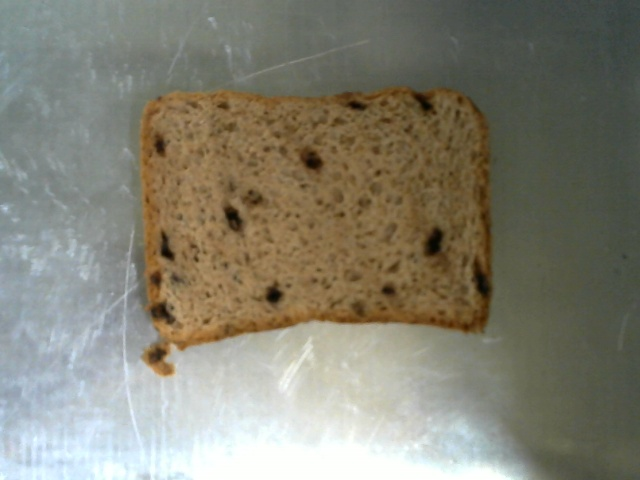
#> input picture img.jpg, 640 x 480 px, given in place of the camera
$ python Exam2.py
#> lines starting #> are read from the running program, lines starting #| are printed output that depends on the picture; after the words box and inside, x2 and y2 are one past the last pixel; in counts of white or black regions, pixels touching at a corner belong together
import cv2
import numpy as np
import matplotlib.pyplot as plt
import sys
import math

height = 480
width = 640

frame_width = 640
frame_height = 480
video_capture = cv2.VideoCapture(1)

video_capture.set(cv2.CAP_PROP_FRAME_WIDTH, frame_width)
video_capture.set(cv2.CAP_PROP_FRAME_HEIGHT, frame_height)
# using flag value
video_capture.set(3, frame_width)
video_capture.set(4, frame_height)

while(video_capture.isOpened()):
    ret, frame = video_capture.read()
#> frame is the input picture: shape (480, 640, 3); mean B, G, R 114.7, 129.1, 131.5

    # [5 lines of commented-out code are left out]
    img = frame
    img = cv2.resize(img, (width, height))
    HSV = cv2.cvtColor(img, cv2.COLOR_RGB2HSV)
#> HSV: shape (480, 640, 3); mean H, S, V 70.9, 55.3, 137.3
    img_back = frame

    muy = 0
    arr_green = np.zeros((361,), np.uint32)
    for i in range(0, img.shape[0]):
        for j in range(0, img.shape[1]):
            k = HSV[i, j]
            muy = muy + k[0]
            arr_green[k[0]] = arr_green[k[0]] + 1
#> after the loop, arr_green = 361 values, max 27435 at index 102, min 0 at index 1, mean 851; muy = 21785562
    hist = arr_green.ravel()
#> hist has the same summary as arr_green

    muy = muy / (HSV.shape[1] * HSV.shape[0])
#> muy = 70.92

    w, h = HSV.shape[:2]
#> w = 480; h = 640
    temp = 0.0
    for x in range(0, HSV.shape[0]):
        for y in range(0, HSV.shape[1]):
            k = HSV[x, y]
            temp = temp + (muy - k[0]) ** 2
#> after the loop, temp = 271071548.3
    sigma = math.sqrt(temp / w / h)
#> sigma = 29.71

    img_mask = np.zeros((w, h), np.uint16)
    for x in range(0, HSV.shape[0]):
        for y in range(0, HSV.shape[1]):
            k = HSV[x, y]
            if (k[0] > muy - sigma) and (k[0] < muy + sigma):
                img_mask[x, y] = 1
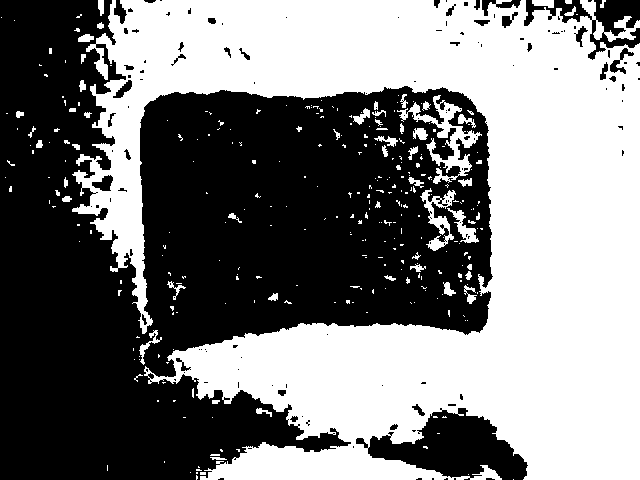
#> img_mask: shape (480, 640) uint16; values 0 (black) and 1 (white), 49.2% white; 308 white regions (251 under 20 px), largest, box (x1, y1, x2, y2) and area: (72, 0, 640, 480) 143870, (397, 95, 482, 184) 1850, (420, 188, 456, 251) 772

    img_result = img.copy()
    for x in range(0, HSV.shape[0]):
        for y in range(0, HSV.shape[1]):
            if img_mask[x, y] == 1:
                img_result[x, y] = img_back[x, y]

    kernel = np.ones((5, 5), np.uint8)
    img_dilation = cv2.dilate(img_result, kernel, iterations=3)
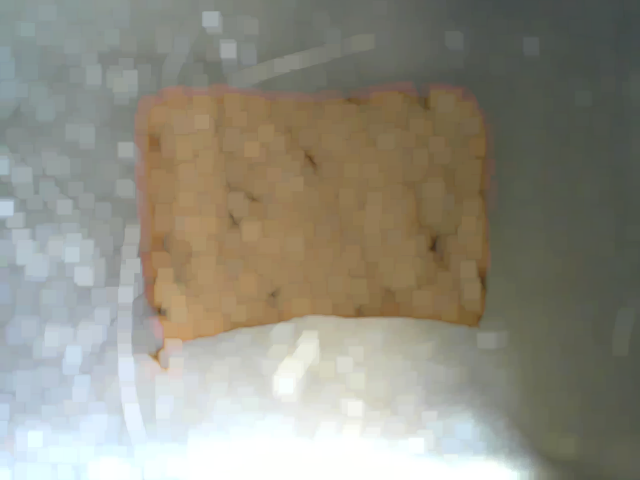
#> img_dilation: shape (480, 640, 3); mean B, G, R 129.1, 141.8, 144.2
    img_erosion = cv2.erode(img_dilation, kernel, iterations=3)
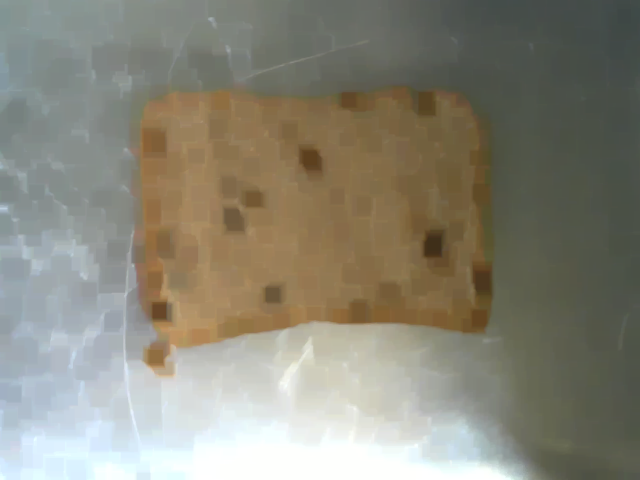
#> img_erosion: shape (480, 640, 3); mean B, G, R 120.9, 134.8, 137.4
    gray = cv2.cvtColor(img_result, cv2.COLOR_BGR2GRAY)
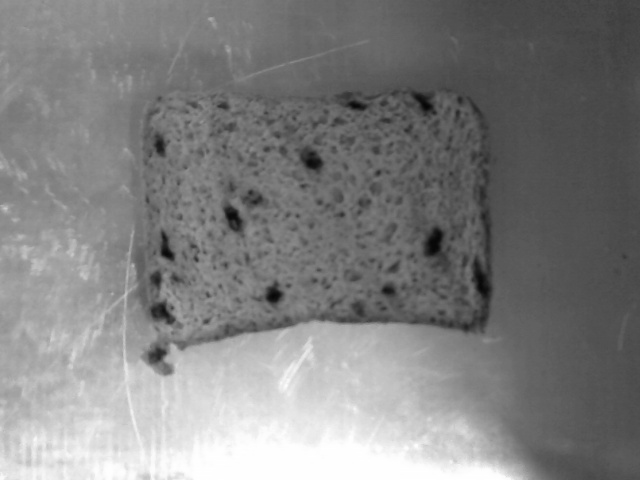
#> gray: shape (480, 640); min 5, max 255, mean 128.2
    ret, thresh = cv2.threshold(gray, 150, 255, cv2.THRESH_BINARY)
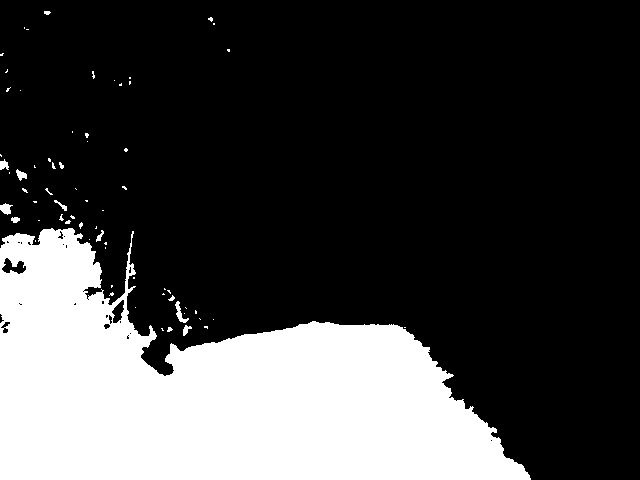
#> thresh: shape (480, 640); 26% white; 68 white regions (55 under 20 px)
    contours, hierarchy = cv2.findContours(image=thresh, mode=cv2.RETR_TREE, method=cv2.CHAIN_APPROX_NONE)
#> contours = 95 contours, 79 with area under 20; largest, box (x1, y1, x2, y2) and area: (0, 228, 531, 480) 78467, (1, 257, 27, 275) 244, (111, 299, 125, 324) 186, (175, 301, 189, 323) 80, (0, 203, 13, 215) 78
#> (the run stopped early here; a loop or call above may not have finished)

$ run again, on 2.jpg
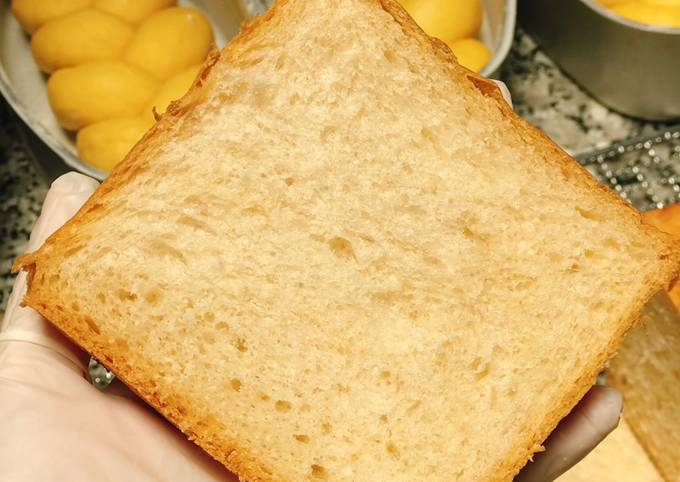
#> input picture 2.jpg, 680 x 482 px, given in place of the camera
#> frame is the input picture: shape (482, 680, 3); mean B, G, R 105.2, 174.8, 214.5
#> HSV: shape (480, 640, 3); mean H, S, V 100.7, 131.3, 214.4
#> after the loop `for i in range(0, img.shape[0]):`: arr_green = 361 values, max 85685 at index 100, min 0 at index 0, mean 851; muy = 30924744
#> hist has the same summary as arr_green
#> `muy = muy / (HSV.shape[1] * HSV.shape[0])`: muy = 100.7
#> after the loop `for x in range(0, HSV.shape[0]):`: temp = 2744269.3
#> sigma = 2.99
#> after the loop `for x in range(0, HSV.shape[0]):`:
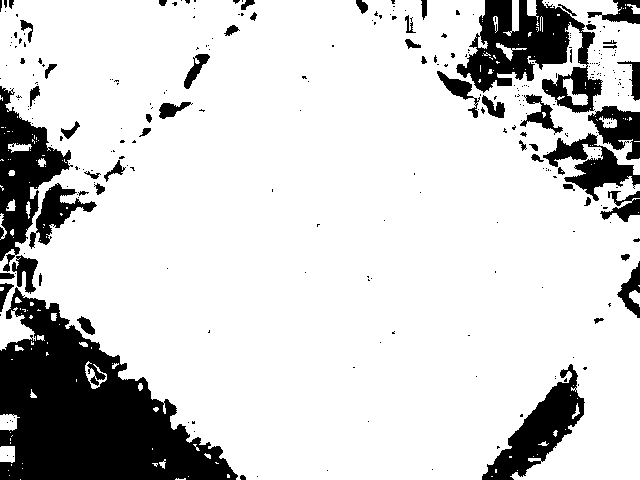
#> img_mask: shape (480, 640) uint16; values 0 (black) and 1 (white), 82.1% white; 298 black regions (239 under 20 px), largest, box (x1, y1, x2, y2) and area: (0, 287, 238, 480) 24211, (456, 0, 603, 113) 7821, (0, 86, 73, 272) 5481
#> `ret, thresh = cv2.threshold(gray, 150, 255, cv2.THRESH_BINARY)`:
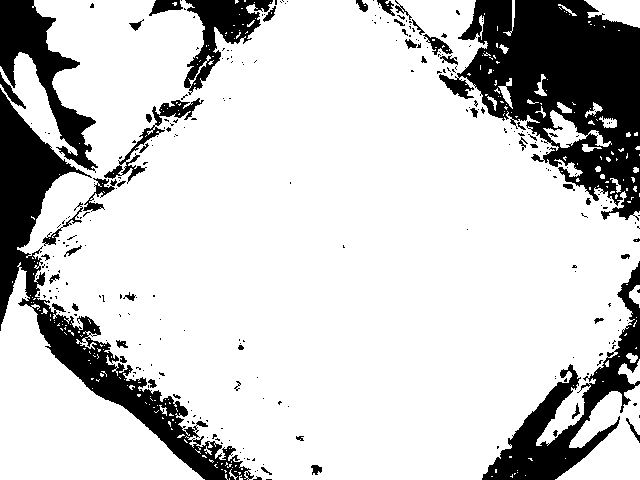
#> thresh: shape (480, 640); 80.1% white; 279 black regions (230 under 20 px)
#> contours = 698 contours, 610 with area under 20; largest, box (x1, y1, x2, y2) and area: (0, 0, 640, 480) 220708, (0, 262, 205, 480) 18388, (555, 384, 640, 480) 4392, (584, 0, 640, 28) 983, (543, 110, 612, 148) 776
